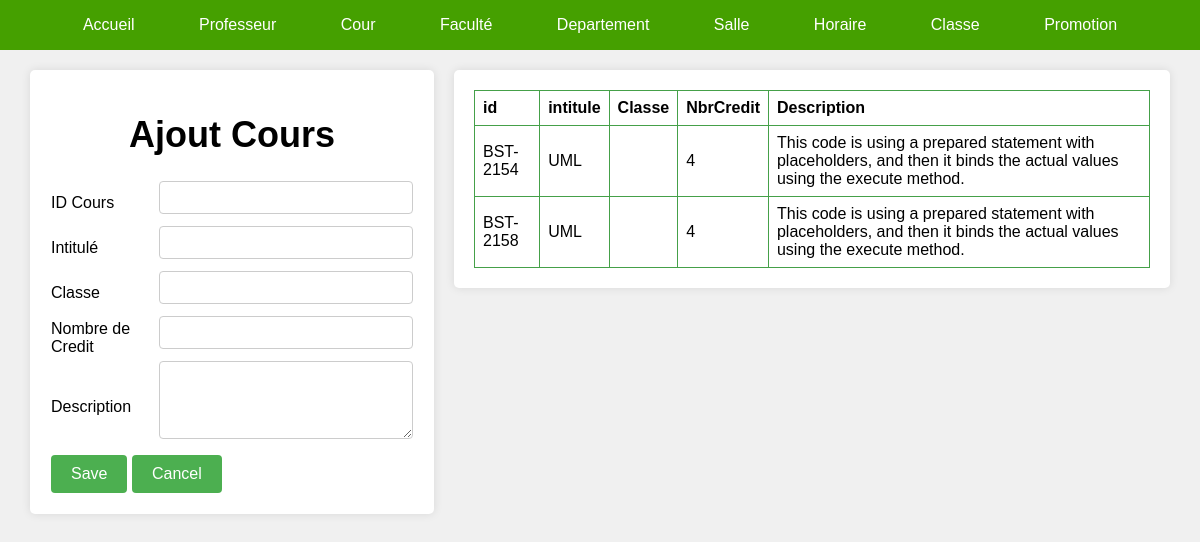
/admin/GestionCours/ajoutCours.php, run on an earlier commit of the app's database.
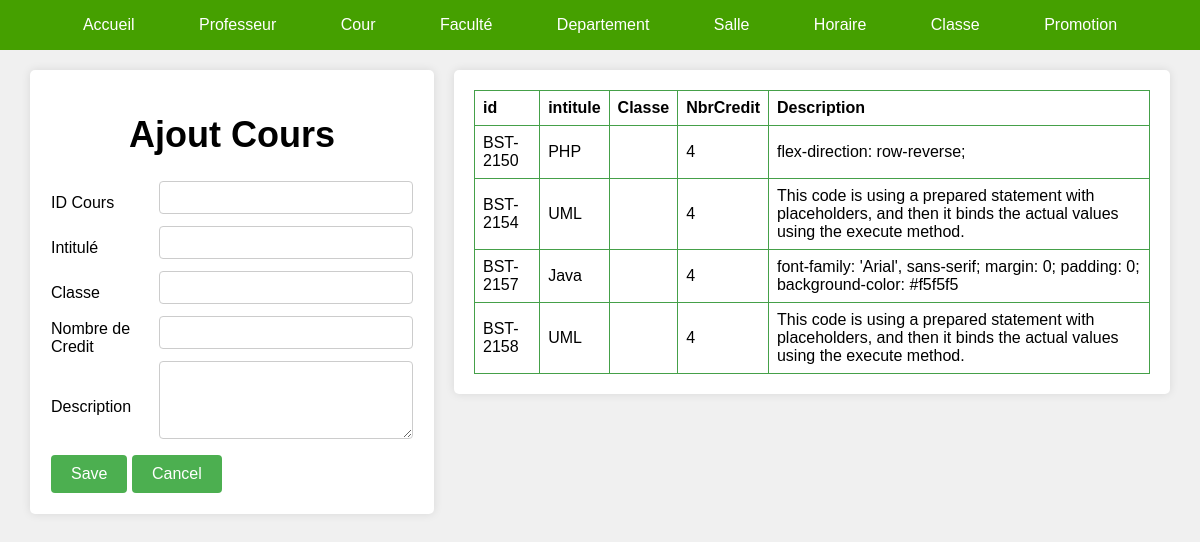
And on a later commit of the database.
### tables this page shows
CREATE TABLE `cour` (
  `id` varchar(10) NOT NULL,
  `intitule` text NOT NULL,
  `NbrCredit` int(5) NOT NULL,
  `Description` varchar(300) NOT NULL
);

### admin/GestionCours/ajoutCours.php (the view, shortened to what this page needs)
<!DOCTYPE html>
<html>
<head>
</head>
<body>
<?php
    include("../Menu.php");
  ?>
  <div class="wrapper">
    <div class="form">
        <form method="POST">
        <h1>Ajout Cours</h1>
          <table>
            <tr>
              <td> ID Cours </td>
              <td><input type="text" name="id" /></td>
            </tr>
            <tr>
              <td> Intitulé</td>
              <td><input type="text" name="intitule" /></td>
            </tr>
            <tr>
              <td> Classe</td>
              <td><input type="text" name="classe"></td>
            </tr>
            <tr>
              <td> Nombre de Credit</td>
              <td><input type="number" name="NbrCredit" /></td>
            </tr>
            <tr>
              <td> Description</td>
              <td>  <textarea name="Desc" rows="4" cols="50"></textarea>
      </td>
            </tr>
            <tr>
              <td colspan="2">
                <input type="submit" name="submit" value="Save" />
                <input type="reset" value="Cancel" />
              </td>
            </tr>
          </table>
        </form>
    </div>
    <div class="table">
    <table>
            <tr>
              <th>id</th>
              <th>intitule</th>
              <th>Classe</th>
              <th>NbrCredit</th>
              <th>Description</th>
            </tr>
            <?php
                include("../connexion.php");
                $sql = "SELECT * FROM cour";
                $stmtSelect = $connexion->prepare($sql);
                $stmtSelect ->execute();
                $cours = $stmtSelect->fetchAll(PDO::FETCH_ASSOC);
                foreach($cours as $cour):
                ?>
            <tr>
                <td> <?php echo $cour['id'];?></td>
                <td><?php echo $cour['intitule']; ?></td>
                <td> <?php echo $cour['classe'];?></td>
                <td> <?php echo $cour['NbrCredit'];?></td>
                <td> <?php echo $cour['Description'];?></td>
            </tr>
            <?php
              endforeach;
            ?>
      </table>
      </div>
  </div>
</body>
</html>

What changed in the data, as far as the page shows it:
added cour: id "BST-2150", intitule "PHP", NbrCredit "4", Description "flex-direction: row-reverse;"
added cour: id "BST-2157", intitule "Java", NbrCredit "4", Description "font-family: 'Arial', sans-serif; margin: 0; padding: 0; background-color: #f5f5f5"
